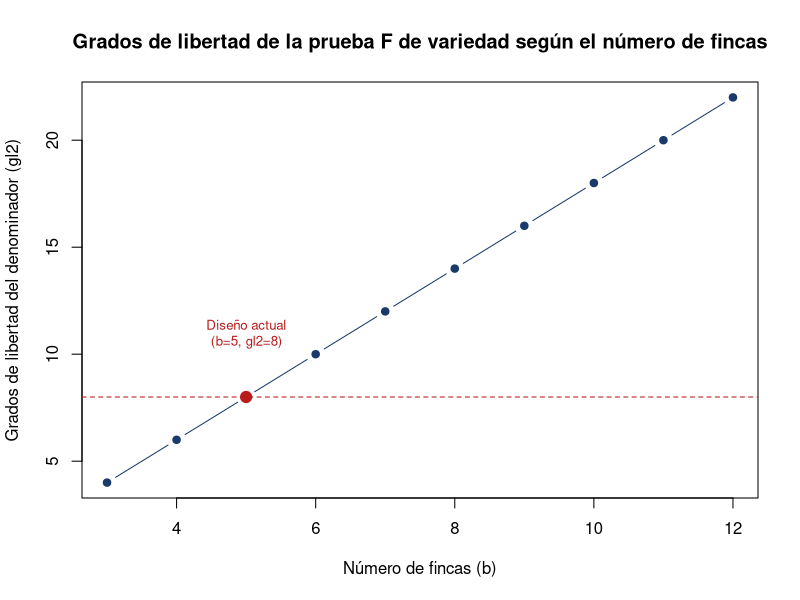

The R source for this figure:
## ---- chunk 1
#| label: grafico-gl-vs-fincas
#| echo: false
#| fig-height: 3.4
b_vals <- 3:12
gl2 <- (3-1)*(b_vals-1)
plot(b_vals, gl2, type = "b", pch = 19, col = "#1a3a6b",
     xlab = "Número de fincas (b)", ylab = "Grados de libertad del denominador (gl2)",
     main = "Grados de libertad de la prueba F de variedad según el número de fincas")
abline(h = 8, lty = 2, col = "#b91c1c")
points(5, 8, pch = 19, col = "#b91c1c", cex = 1.5)
text(5, 11, "Diseño actual\n(b=5, gl2=8)", col = "#b91c1c", cex = 0.8)
